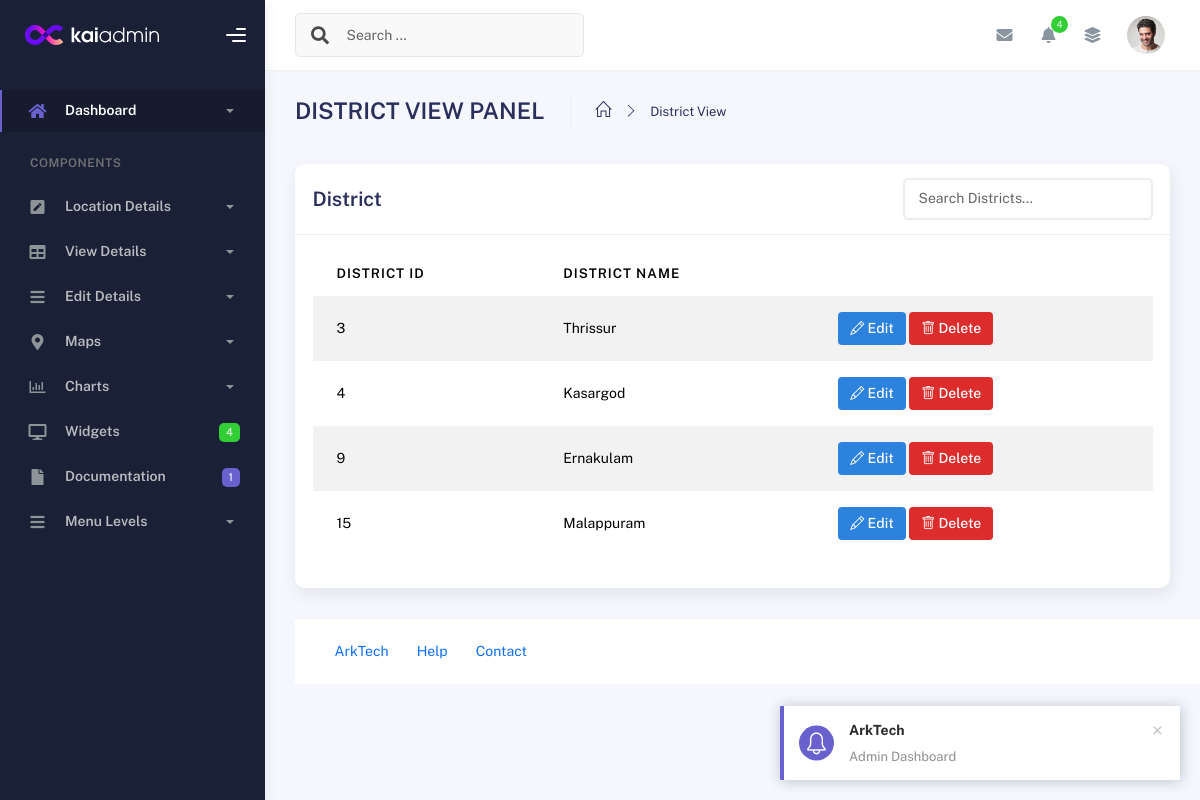
The app's page /Admin/districtview.php, older data.
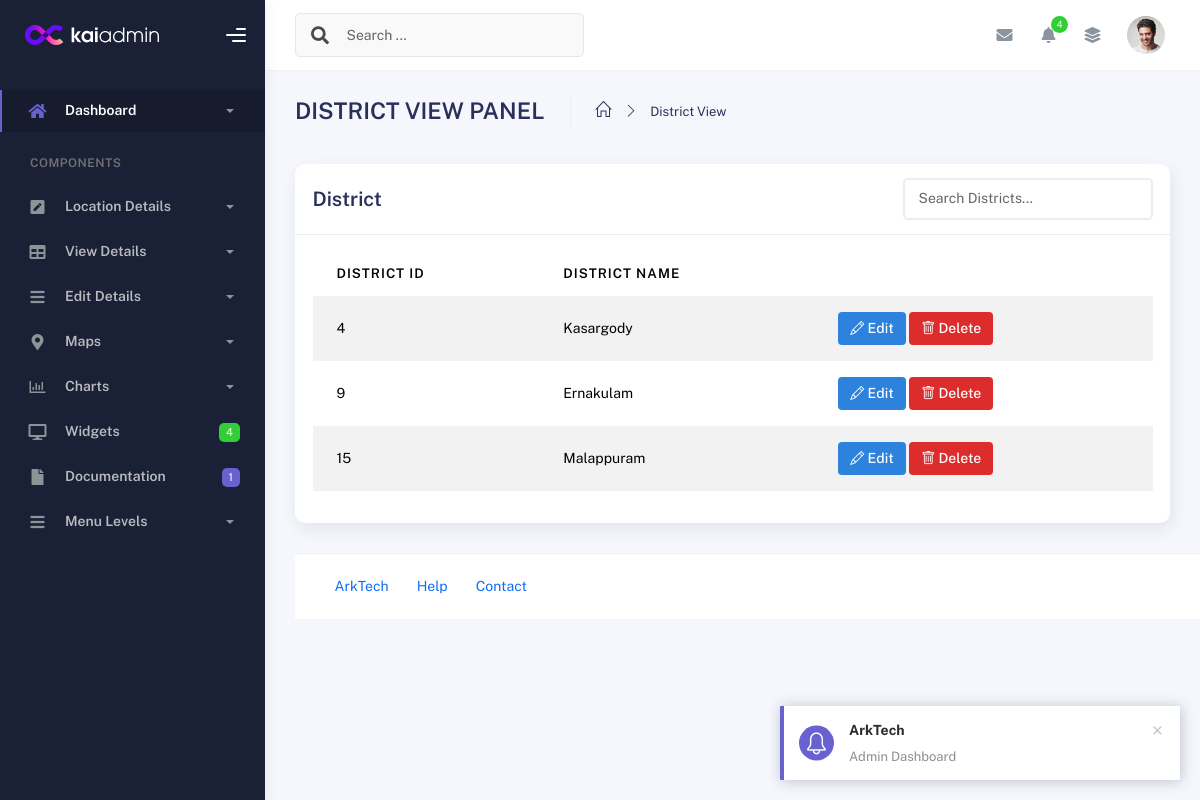
The same page, newer data.
### tables this page shows
CREATE TABLE IF NOT EXISTS `tbl_district` (
  `district_id` int NOT NULL AUTO_INCREMENT,
  `district_name` varchar(30) NOT NULL,
  UNIQUE KEY `district_id` (`district_id`)
);

### dboperation.php (called while the page is built, shortened)
<?php
class dboperation
{
    public $con,$res;
    function __construct()
    {
        $this->con=mysqli_connect("localhost","root","","arktech");
    }
    public function executequery($sql)
    {
        $this->res=mysqli_query($this->con,$sql);
        return $this->res;
    }
}
?>

### Admin/districtview.php (the view, shortened to what this page needs)
<?php
include("header.php");
include("../dboperation.php");
$obj = new dboperation();
$s = "select * from tbl_district";
$res = $obj->executequery($s);
?>
        <div class="container">
          <div class="page-inner">
            <div class="page-header">
              <h3 class="fw-bold mb-3">DISTRICT VIEW PANEL</h3>
              <ul class="breadcrumbs mb-3">
                <li class="nav-home">
                  <a href="index.php">
                    <i class="icon-home"></i>
                  </a>
                </li>
                <li class="separator">
                  <i class="icon-arrow-right"></i>
                </li>
                <li class="nav-item">
                  <a href="#">District View</a>
                </li>
              </ul>
            </div>
            <div class="row">
              <div class="col-md-12">
                <div class="card">
                  <div class="card-header d-flex justify-content-between align-items-center">
                      <h4 class="card-title m-0">District</h4>
                      <div class="ms-auto">
                      <input type="text" id="districtSearch" class="form-control" style="width: 250px;" placeholder="Search Districts...">
                    </div>
                  </div>
                  <div class="card-body">
                    <div class="table-responsive">
                      <table
                        id="basic-datatables"
                        class="display table table-striped table-hover"
                      >
                        <thead>
                          <tr>
                            <th>District ID</th>
                            <th>District Name</th>
                          </tr>
                        </thead>
            <tbody>
              <?php
               while ($r = mysqli_fetch_array($res)) {
              ?>
                <tr>
                  <td><?php echo $r["district_id"]; ?></td>
                  <td><?php echo $r["district_name"]; ?></td>
                  <td>
                <button class="btn-edit"
                    data-id="<?php echo $r['district_id']; ?>"
                    style="background-color:rgb(44, 130, 220); color: #fff; padding: 6px 12px; border: none; text-decoration: none; border-radius: 4px; font-weight: 500; display: inline-block;">
                   <i class="bi bi-pencil"></i> Edit
                  </button>
                 <button class="btn-delete"
                  data-id="<?php echo $r['district_id']; ?>"
                style="background-color:rgb(220, 44, 44); color: #fff; padding: 6px 12px; border: none; text-decoration: none; border-radius: 4px; font-weight: 500; display: inline-block;">
                <i class="bi bi-trash"></i> Delete
                </button>
              </td>
              </tr>
              <?php
              }
              ?>
            </tbody>
          </table>
        </div>
      </div>
    </div>
  </div>
</div>
<?php
include_once("footer.php");
?>

### Admin/header.php (shortened to what this page needs)
<!DOCTYPE html>
<html lang="en">
  <head>
    <link rel="stylesheet" href="assets/css/bootstrap.min.css" />
    <link rel="stylesheet" href="assets/css/plugins.min.css" />
    <link rel="stylesheet" href="assets/css/kaiadmin.min.css" />
     <link href="https://cdn.jsdelivr.net/npm/bootstrap-icons@1.10.5/font/bootstrap-icons.css" rel="stylesheet">
  </head>
  <body>
    <div class="wrapper">
      <div class="sidebar" data-background-color="dark">
        <div class="sidebar-logo">
          <div class="logo-header" data-background-color="dark">
            <a href="index.php" class="logo">
              <img
                src="assets/img/kaiadmin/logo_light.svg"
                alt="navbar brand"
                class="navbar-brand"
                height="20"
              />
            </a>
            <div class="nav-toggle">
              <button class="btn btn-toggle toggle-sidebar">
                <i class="gg-menu-right"></i>
              </button>
            </div>
          </div>
        </div>
        <div class="sidebar-wrapper scrollbar scrollbar-inner">
          <div class="sidebar-content">
            <ul class="nav nav-secondary">
              <li class="nav-item active">
                <a
                  data-bs-toggle="collapse"
                  href="#dashboard"
                  class="collapsed"
                  aria-expanded="false"
                >
                  <i class="fas fa-home"></i>
                  <p>Dashboard</p>
                  <span class="caret"></span>
                </a>
              </li>
              <li class="nav-section">
                <h4 class="text-section">Components</h4>
              </li>
              <li class="nav-item">
                <a data-bs-toggle="collapse" href="#forms">
                  <i class="fas fa-pen-square"></i>
                  <p>Location Details</p>
                  <span class="caret"></span>
                </a>
              </li>
            <li class="nav-item">
                <a data-bs-toggle="collapse" href="#tables">
                  <i class="fas fa-table"></i>
                  <p>View Details</p>
                  <span class="caret"></span>
                </a>
              </li>
              <li class="nav-item">
                <a data-bs-toggle="collapse" href="#submenu">
                  <i class="fas fa-bars"></i>
                  <p>Edit Details</p>
                  <span class="caret"></span>
                </a>
              <li class="nav-item">
                <a data-bs-toggle="collapse" href="#maps">
                  <i class="fas fa-map-marker-alt"></i>
                  <p>Maps</p>
                  <span class="caret"></span>
                </a>
              </li>
              <li class="nav-item">
                <a data-bs-toggle="collapse" href="#charts">
                  <i class="far fa-chart-bar"></i>
                  <p>Charts</p>
                  <span class="caret"></span>
                </a>
              </li>
              <li class="nav-item">
                <a href="#">
                  <i class="fas fa-desktop"></i>
                  <p>Widgets</p>
                  <span class="badge badge-success">4</span>
                </a>
              </li>
              <li class="nav-item">
                <a href="#">
                  <i class="fas fa-file"></i>
                  <p>Documentation</p>
                  <span class="badge badge-secondary">1</span>
                </a>
              </li>
              <li class="nav-item">
                <a data-bs-toggle="collapse" href="#submenu">
                  <i class="fas fa-bars"></i>
                  <p>Menu Levels</p>
                  <span class="caret"></span>
                </a>
              </li>
            </ul>
          </div>
        </div>
      </div>
      <div class="main-panel">
        <div class="main-header">
          <nav
            class="navbar navbar-header navbar-header-transparent navbar-expand-lg border-bottom"
          >
            <div class="container-fluid">
              <nav
                class="navbar navbar-header-left navbar-expand-lg navbar-form nav-search p-0 d-none d-lg-flex"
              >
                <div class="input-group">
                  <div class="input-group-prepend">
                    <button type="submit" class="btn btn-search pe-1">
                      <i class="fa fa-search search-icon"></i>
                    </button>
                  </div>
                  <input
                    type="text"
                    placeholder="Search ..."
                    class="form-control"
                  />
                </div>
              </nav>
              <ul class="navbar-nav topbar-nav ms-md-auto align-items-center">
                <li class="nav-item topbar-icon dropdown hidden-caret">
                  <a
                    class="nav-link dropdown-toggle"
                    href="#"
                    id="messageDropdown"
                    role="button"
                    data-bs-toggle="dropdown"
                    aria-haspopup="true"
                    aria-expanded="false"
                  >
                    <i class="fa fa-envelope"></i>
                  </a>
                </li>
                <li class="nav-item topbar-icon dropdown hidden-caret">
                  <a
                    class="nav-link dropdown-toggle"
                    href="#"
                    id="notifDropdown"
                    role="button"
                    data-bs-toggle="dropdown"
                    aria-haspopup="true"
                    aria-expanded="false"
                  >
                    <i class="fa fa-bell"></i>
                    <span class="notification">4</span>
                  </a>
                </li>
                <li class="nav-item topbar-icon dropdown hidden-caret">
                  <a
                    class="nav-link"
                    data-bs-toggle="dropdown"
                    href="#"
                    aria-expanded="false"
                  >
                    <i class="fas fa-layer-group"></i>
                  </a>
                </li>
                <li class="nav-item topbar-user dropdown hidden-caret">
                  <a
                    class="dropdown-toggle profile-pic"
                    data-bs-toggle="dropdown"
                    href="#"
                    aria-expanded="false"
                  >
                    <div class="avatar-sm">
                      <img
                        src="assets/img/profile.jpg"
                        alt="..."
                        class="avatar-img rounded-circle"
                      />
                    </div>
                  </a>
                </li>
              </ul>
            </div>
          </nav>
        </div>

### Admin/footer.php (shortened to what this page needs)
<footer class="footer">
          <div class="container-fluid d-flex justify-content-between">
            <nav class="pull-left">
              <ul class="nav">
                <li class="nav-item">
                  <a class="nav-link" href="../Guest/index.php">
                    ArkTech
                  </a>
                </li>
                <li class="nav-item">
                  <a class="nav-link" href="#"> Help </a>
                </li>
                <li class="nav-item">
                  <a class="nav-link" href="../Guest/contact.php"> Contact </a>
                </li>
              </ul>
            </nav>
          </div>
        </footer>
      </div>
    </div>
  </body>
</html>

Row changes from the older to the newer data that the page shows:
removed tbl_district: district_id "3", district_name "Thrissur"
changed tbl_district id 4: district_name "Kasargod" → "Kasargody"
